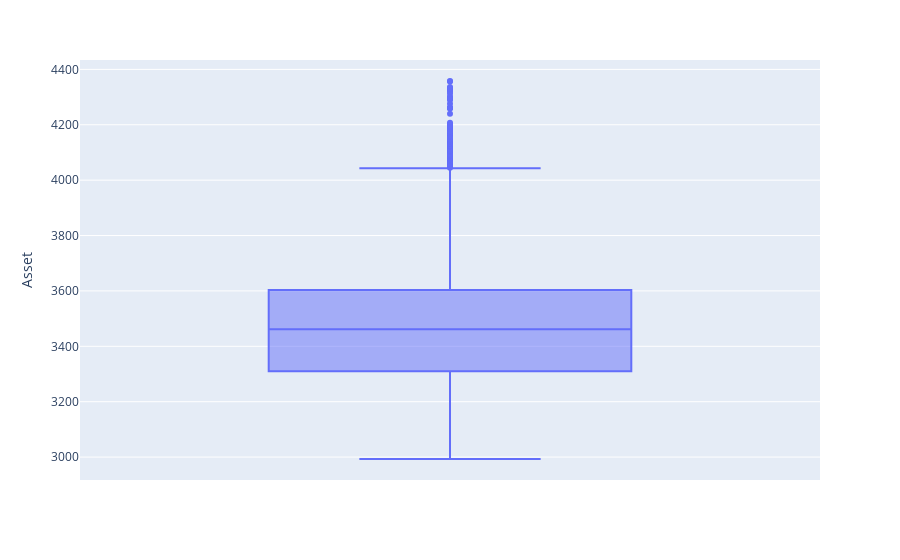

The code cell stored with this chart in its notebook:
### Code cell
fig = px.box(df, y="Asset")
fig.show()

### Figure 1 — Plotly figure (JSON) as saved in the notebook; plotly's stock layout.template omitted (floating-point values rounded to 4 significant figures; data arrays with more than 128 entries replaced by an {"elided": "..."} marker saying what was removed)
{"data": [{"alignmentgroup": "True", "hovertemplate": "Asset=%{y}<extra></extra>", "legendgroup": "", "marker": {"color": "#636efa"}, "name": "", "notched": false, "offsetgroup": "", "orientation": "v", "showlegend": false, "type": "box", "x0": " ", "xaxis": "x", "y": {"elided": "5000 float values"}, "y0": " ", "yaxis": "y"}], "layout": {"boxmode": "group", "legend": {"tracegroupgap": 0}, "margin": {"t": 60}, "xaxis": {"anchor": "y", "domain": [0, 1]}, "yaxis": {"anchor": "x", "domain": [0, 1], "title": {"text": "Asset"}}}}
